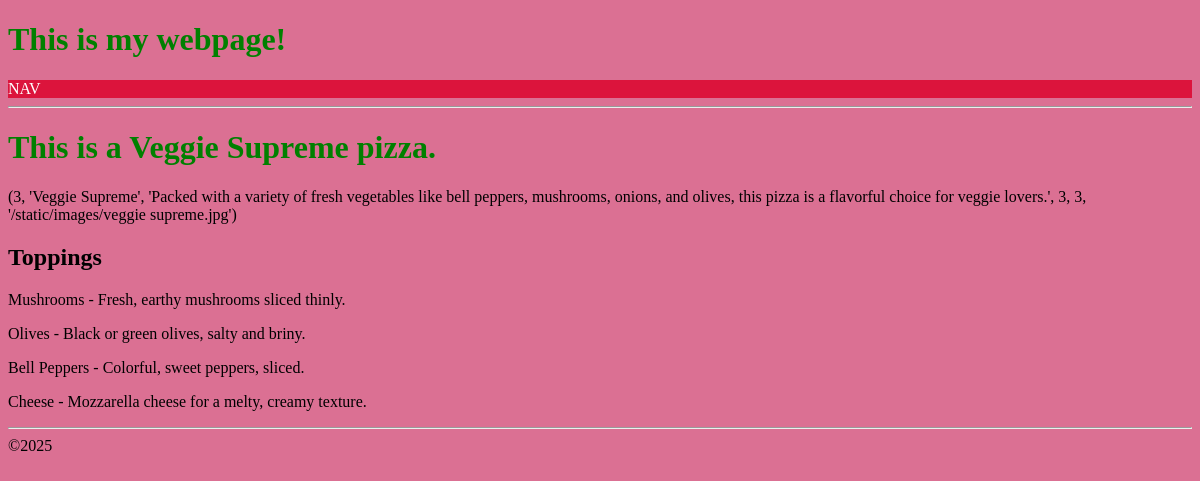
Screenshot of /pizza/3 with the database file from the repository.
### tables this page shows
CREATE TABLE Pizza (id INTEGER PRIMARY KEY AUTOINCREMENT, name TEXT NOT NULL, description TEXT, rank INTEGER, base INTEGER REFERENCES Base (id), photo TEXT);

CREATE TABLE Topping (id INTEGER PRIMARY KEY AUTOINCREMENT, name TEXT NOT NULL, description TEXT, gf INTEGER, vegan INTEGER);

### routes.py (the view)
@app.route('/pizza/<int:id>')
def pizza(id):
    conn = sqlite3.connect('pizza.db')
    cur = conn.cursor()
    cur.execute('SELECT * FROM pizza WHERE id = ?', (id,))
    pizza = cur.fetchone()
    cur.execute('''
    SELECT Topping.name,
           Topping.description,
           Topping.gf,
           Topping.vegan
    FROM PizzaTopping
    JOIN Topping
    ON PizzaTopping.tid = Topping.id
    WHERE PizzaTopping.pid = ?
    ''', (id,)) # the comma is needed to make it a tuple
    pizza_toppings = cur.fetchall()
    conn.close()
    return render_template('pizza.html', pizza=pizza, pizza_toppings=pizza_toppings)

### templates/pizza.html
{% extends 'layout.html' %}
{% block content %}
<hr>
<h1>This is a {{ pizza[1] }} pizza.</h1>
<p>{{ pizza }}</p>
<h2>Toppings</h2>
{% for topping in pizza_toppings %}
    <p>{{topping[0]}} - {{ topping[1] }}</p>
{% endfor %}
<hr>
{% endblock %}

### templates/layout.html (shortened to what this page needs)
<!DOCTYPE html>
<html lang="en">
<head>
    <link rel="stylesheet" href="\static\css\style.css">
</head>
<body>
    <header>{% include 'header.html' %}</header>
    <nav>NAV</nav>
    <main>{% block content %}{% endblock %}</main>
    <footer>&copy;2025</footer>
</body>
</html>

### templates/header.html
<h1>This is my webpage!</h1>

### static/css/style.css (style rules this page uses)
body { background-color: palevioletred; }
h1 { color: green; }
nav { background-color: crimson; color: white; }

### rows the page displays
Pizza: name "Veggie Supreme"
Topping: name "Mushrooms", description "Fresh, earthy mushrooms sliced thinly."
Topping: name "Olives", description "Black or green olives, salty and briny."
Topping: name "Bell Peppers", description "Colorful, sweet peppers, sliced."
Topping: name "Cheese", description "Mozzarella cheese for a melty, creamy texture."
